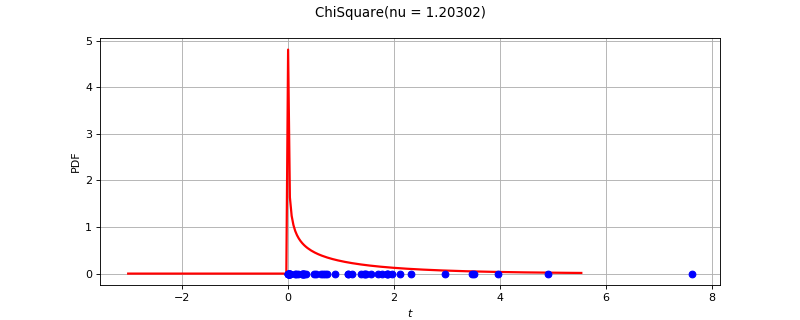

Generate this figure with Python:
import openturns as ot
from matplotlib import pyplot as plt
from openturns.viewer import View
ot.RandomGenerator.SetSeed(0)
factory = ot.ChiSquareFactory()
ref = factory.build()
dimension = ref.getDimension()
if dimension <= 2:
    sample = ref.getSample(50)
    distribution = factory.build(sample)
    if dimension == 1:
        distribution.setDescription(['$t$'])
        pdf_graph = distribution.drawPDF(256)
        cloud = ot.Cloud(sample, ot.Sample(sample.getSize(), 1))
        cloud.setColor('blue')
        cloud.setPointStyle('fcircle')
        pdf_graph.add(cloud)
        pdf_graph.setTitle(str(distribution))
        fig = plt.figure(figsize=(10, 4))
        pdf_axis = fig.add_subplot(111)
        View(pdf_graph, figure=fig, axes=[pdf_axis], add_legend=False)
    else:
        sample = ref.getSample(500)
        distribution.setDescription(['$t_0$', '$t_1$'])
        pdf_graph = distribution.drawPDF([256]*2)
        cloud = ot.Cloud(sample)
        cloud.setColor('red')
        cloud.setPointStyle('fcircle')
        pdf_graph.add(cloud)
        pdf_graph.setTitle(str(distribution))
        fig = plt.figure(figsize=(10, 4))
        pdf_axis = fig.add_subplot(111)
        View(pdf_graph, figure=fig, axes=[pdf_axis], add_legend=False, square_axes=True)
